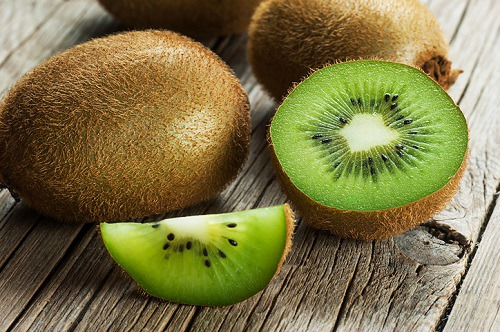
#> input picture Microsoft AI School/learning/image01/images/kiwi_1.jpg, 500 x 332 px; its folder holds only this picture in this run
$ python resizetemp.py
#> lines starting #> are read from the running program, lines starting #| are printed output that depends on the picture
#> in image_resize, img is the input picture: PIL image 500x332 RGB; mean R, G, B 125.9, 117, 71.8
import os
import glob
import numpy as np
import pandas as pd
import cv2
from tqdm import tqdm
from PIL import Image
from PIL import ImageFile
ImageFile.LOAD_TRUNCATED_IMAGES = True

# 이미지 비율 유지
def expand2sqare(pil_img, background_color):
#> called with background_color = (0, 0, 0)
    width, height = pil_img.size
#> width = 500; height = 332
    if width == height:
        return pil_img
    elif width > height:
        result = Image.new(pil_img.mode, (width, width), background_color)
#> result: PIL image 500x500 RGB; every value is 0
        # image add (추가 이미지, 붙일 위치 (가로, 세로))
        result.paste(pil_img, (0, (width - height) // 2))
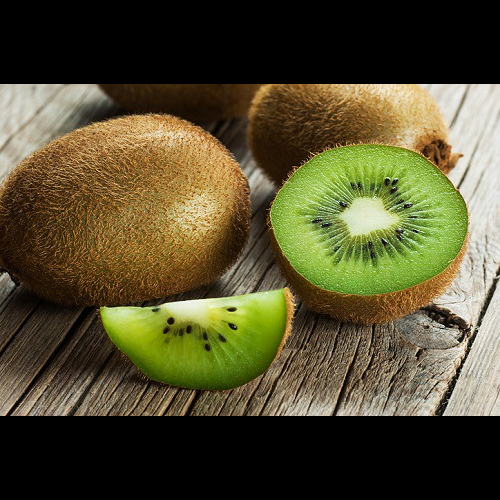
#> result: PIL image 500x500 RGB; mean R, G, B 83.6, 77.7, 47.6
        return result
    else:
        result = Image.new(pil_img.mode, (height, height), background_color)
        # image add (추가 이미지, 붙일 위치 (가로, 세로))
        result.paste(pil_img, ((height - width) // 2, 0))
        return result

# 원 폴더명 저장

def folder_name_save_and_name_change(file_path):
    labels = os.listdir(file_path)
    labelcode = []
    names = []

    for name in tqdm(labels):
        k = name.split('_')[0]
        v = name.split('_')[1]
        labelcode.append(k)
        names.append(v)
        os.rename(os.path.join(file_path, name), os.path.join(file_path, k))
    df = pd.DataFrame({'labelcode': labelcode, 'name': names})
    df.to_csv(f'.\\{os.path.basename(file_path)}_foldername.csv', index=False, encoding="utf-8-sig")

# 이미지 리사이즈
def image_resize(file_paths):
    for path in tqdm(file_paths, total=len(file_paths), desc='processing...'):
        img = Image.open(path)
        img = expand2sqare(img, (0, 0, 0))
        img = img.resize((640, 640))
#> img: PIL image 640x640 RGB
        img.save(path)


if __name__=='__main__':
    # [23 lines of commented-out code are left out]

    test = glob.glob(os.path.join('C:\\Users\\labadmin\\Desktop\\sample_test_images\\drink\\images', '*'))
    image_resize(test)

$ run again, on Microsoft AI School/learning/image01/images/kiwi_2.jpg
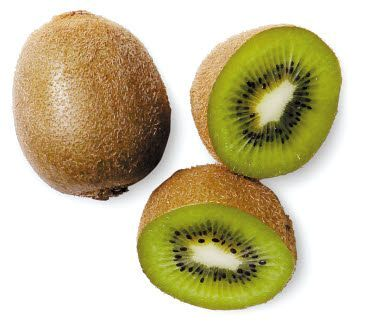
#> input picture Microsoft AI School/learning/image01/images/kiwi_2.jpg, 388 x 333 px
#> in image_resize, img is the input picture: PIL image 388x333 RGB; mean R, G, B 205.2, 196.6, 163.2
#> in expand2sqare, `result.paste(pil_img, (0, (width - height) // 2))`:
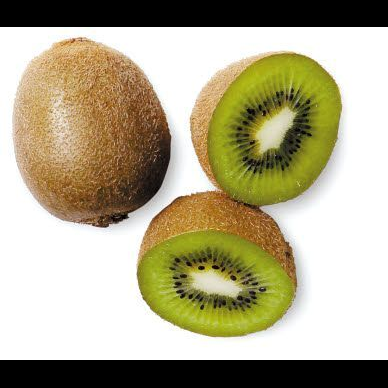
#> result: PIL image 388x388 RGB; mean R, G, B 176.1, 168.7, 140.1
#> img: PIL image 640x640 RGB

$ run again, on Microsoft AI School/learning/image01/images/kiwi_7.jpg
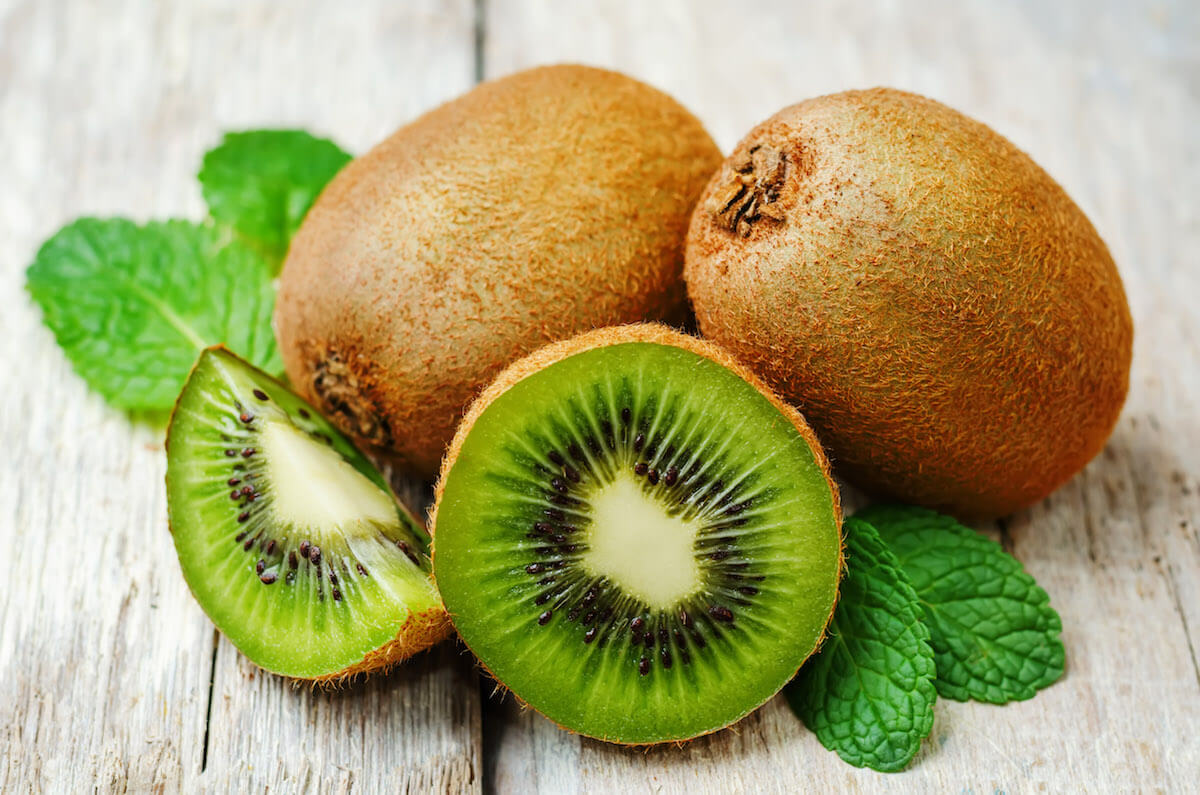
#> input picture Microsoft AI School/learning/image01/images/kiwi_7.jpg, 1200 x 795 px
#> in image_resize, img is the input picture: PIL image 1200x795 RGB; mean R, G, B 168.4, 162.8, 110.3
#> in expand2sqare, `result.paste(pil_img, (0, (width - height) // 2))`:
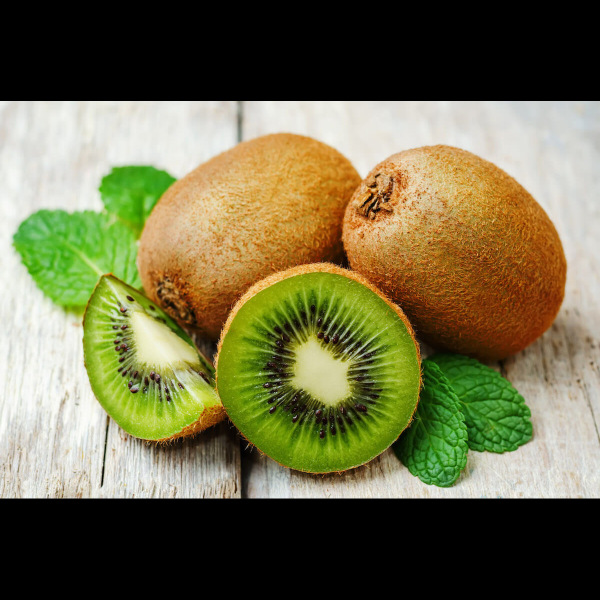
#> result: PIL image 1200x1200 RGB (shown at 1/2 size); mean R, G, B 111.5, 107.9, 73.1
#> in image_resize, `img = img.resize((640, 640))`:
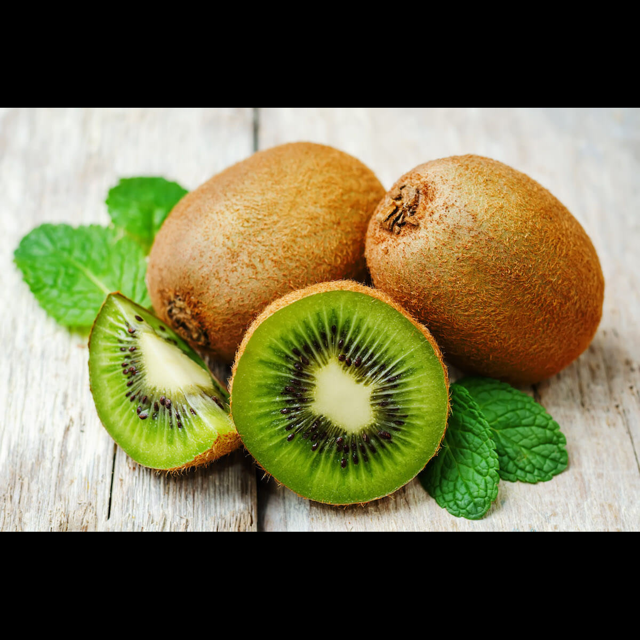
#> img: PIL image 640x640 RGB; mean R, G, B 111.6, 107.9, 73.1
